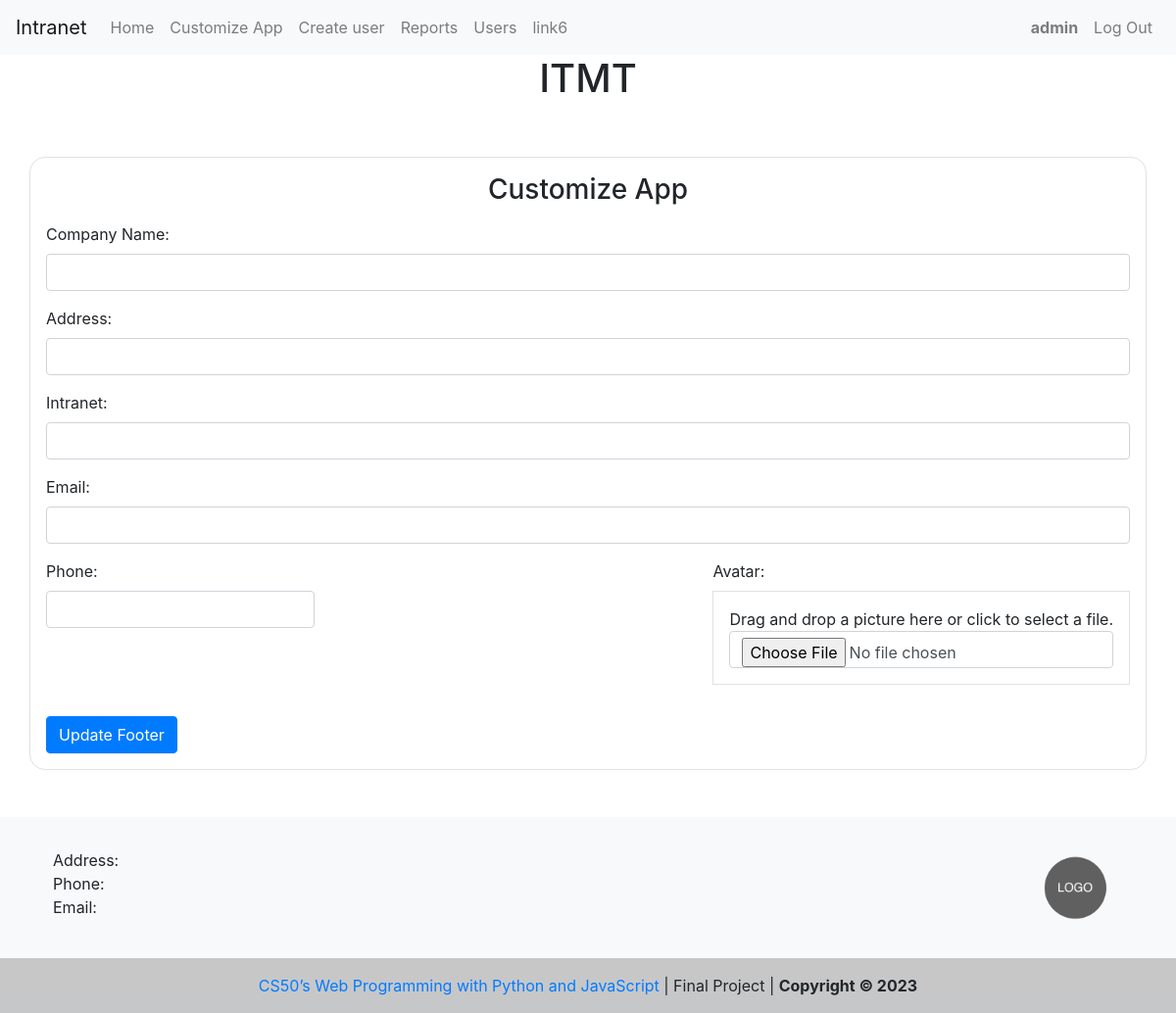
The app's page /customize_app (signed in), older data.
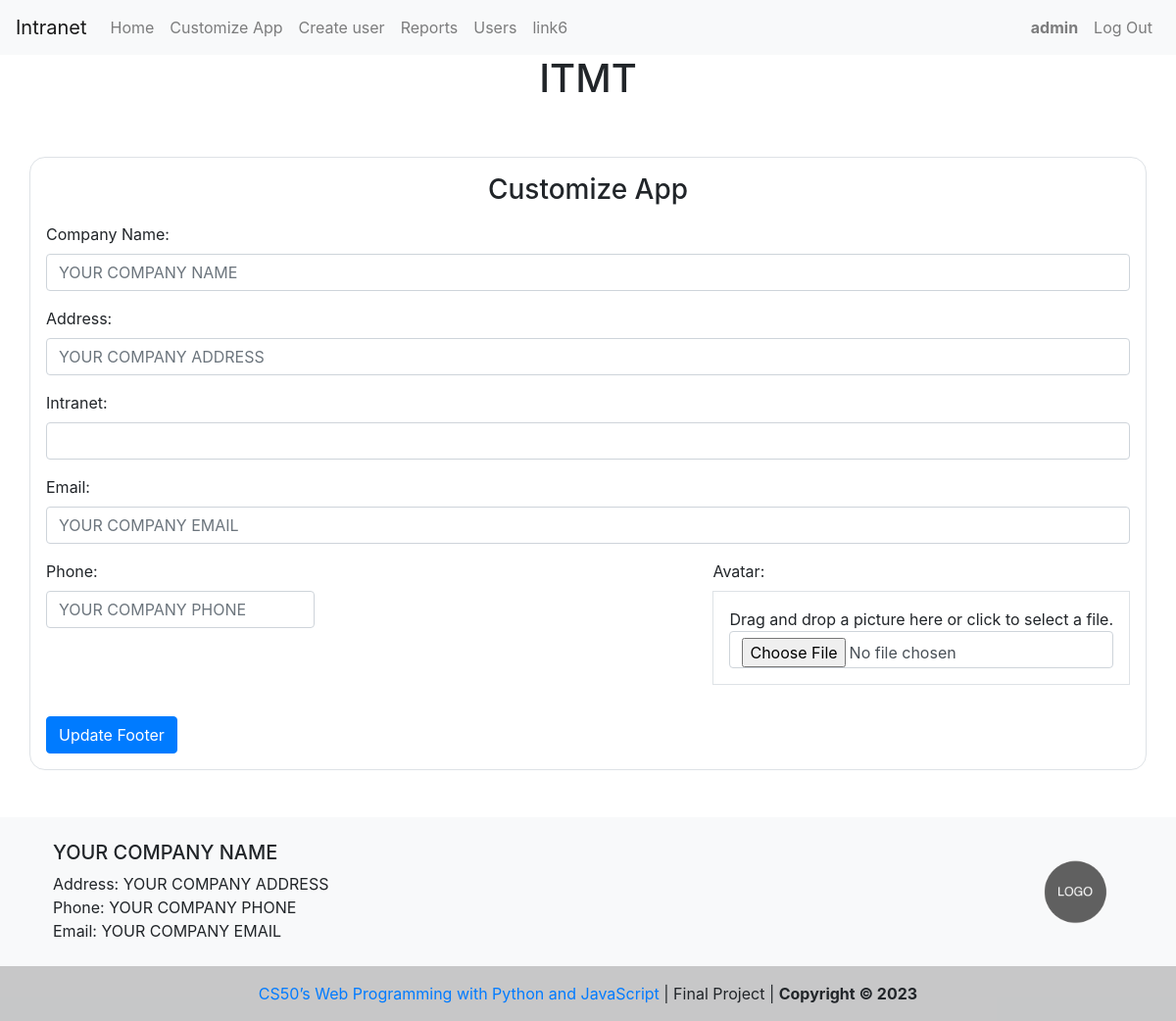
The same page, newer data.
### capstone/models.py (models this page shows)
class Footer(models.Model):
    company_name = models.CharField(max_length=255)
    company_address = models.CharField(max_length=255)
    company_phone = models.CharField(max_length=20)
    company_email = models.EmailField(default="")
    company_avatar = models.ImageField(upload_to="company_logo/")

### capstone/views.py (the view, shortened to what this page needs)
# urls.py: path("customize_app", views.customize_app, name="customize_app"),
@login_required
def customize_app(request):
    footer = Footer.objects.first()
    intranet = Intranet.objects.first()
    return render(request, "capstone/customize_app.html")

### capstone/context_processors.py (called while the page is built)
def footer_processor(request):
    footer = Footer.objects.first()
    return {
        "company_name": footer.company_name,
        "company_address": footer.company_address,
        "company_phone": footer.company_phone,
        "company_email": footer.company_email,
        "company_avatar": footer.company_avatar,
    }

### capstone/templates/capstone/customize_app.html (shortened to what this page needs)
{% extends "capstone/layout.html" %}
{% block body %}
{% if user.is_authenticated %}
{% if user.username == 'admin' %}
<div class="container mt-5 border p-3 br-3">
  <h3 class="mb-3 text-center">Customize App</h3>
  <form action="{% url 'customize_app' %}" method="POST" enctype="multipart/form-data">
    <div class="form-group">
      <label for="company_name">Company Name:</label>
      <input
        class="form-control"
        type="text"
        id="company_name"
        name="company_name"
        placeholder="{{ company_name }}"
      />
    </div>
    <div class="form-group">
      <label for="company_address">Address:</label>
      <input
        class="form-control"
        type="text"
        id="company_address"
        name="company_address"
        placeholder="{{ company_address }}"
      />
    </div>
    <div class="form-group">
      <label for="company_intranet">Intranet:</label>
      <input
        class="form-control"
        type="text"
        id="company_intranet"
        name="company_intranet"
        placeholder="{{ company_intranet }}"
      />
    </div>
    <div class="form-group">
      <label for="company_email">Email:</label>
      <input
        class="form-control"
        type="text"
        id="company_email"
        name="company_email"
        placeholder="{{ company_email }}"
      />
    </div>
     <div class="d-flex justify-content-between">
      <div class="form-group">
        <label for="company_phone">Phone:</label>
        <input
          class="form-control"
          type="text"
          id="company_phone"
          name="company_phone"
          placeholder="{{ company_phone }}"
        />
      </div>
    <div class="form-group">
      <label for="avatar">Avatar:</label>
      <div id="avatarDropzone" class="border p-3 text-center">
        Drag and drop a picture here or click to select a file.
      <input
        class="form-control"
        type="file"
        id="company_avatar"
        name="company_avatar"
      />
    </div>
    </div>
  </div>
    <button type="submit" class="btn btn-primary mt-3">Update Footer</button>
  </form>
</div>
{% endif %}
{% endif %}
{% endblock %}

### capstone/templates/capstone/footer.html
<footer class="bg-light text-lg-start mt-5">
  <div class="container p-4">
    <div class="row">
      <div class="col-lg-6 col-md-12 mb-4 mb-md-0">
        <h5 class="text-uppercase">{{ company_name }}</h5>
        <div>
          <p class="m-0">Address: {{ company_address }}</p>
          <p class="m-0">Phone: {{ company_phone }}</p>
          <p class="m-0">Email: {{ company_email }}</p>
        </div>
      </div>
      <div
        class="col-lg-6 col-md-12 mb-4 mb-md-0 d-flex justify-content-end align-items-center"
      >
      <img src="{{ company_avatar.url|default:'/media/company_logo/logo-placeholder-image.png'}}" alt="{{company_name}} Logo" class="rounded-circle" style="height: 6rem; width: 6rem; object-fit: cover" />
      </div>
    </div>
  </div>
  <div class="text-center p-3 footer">
    <a href="https://cs50.harvard.edu/web/2020/" class="text-decoration-none" target="blank" rel="noopener noreferrer">CS50’s Web Programming with Python and JavaScript</a> | Final Project |
    <b>Copyright © 2023</b>
  </div>
</footer>

Row changes from the older to the newer data that the page shows:
now on this page (row edited): Footer: company_name "YOUR COMPANY NAME", company_address "YOUR COMPANY ADDRESS", company_email "YOUR COMPANY EMAIL", company_phone "YOUR COMPANY PHONE"
